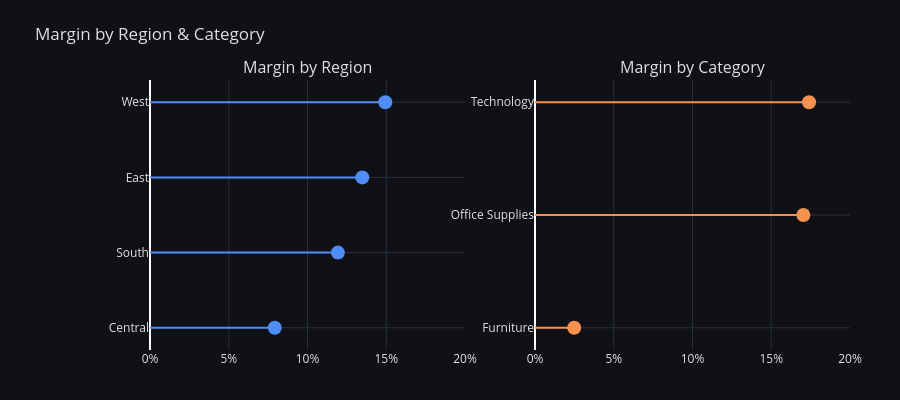

The code cell stored with this chart in its notebook:
### Code cell
fig4 = make_subplots(
    rows=1, cols=2,
    subplot_titles=('Margin by Region', 'Margin by Category')
)
df_region = df_region.sort_values('margin_pct', ascending=True)
df_category = df_category.sort_values('margin_pct', ascending=True)

# Region lollipop
fig4.add_trace(
    go.Scatter(
        x=df_region['margin_pct'],
        y=df_region['region'],
        mode='markers',
        marker=dict(color=ACCENT, size=14),
        name='Region Margin'
    ),
    row=1, col=1
)

# Stem lines for region
for i, row in df_region.iterrows():
    fig4.add_shape(
        type='line',
        x0=0, x1=row['margin_pct'],
        y0=row['region'], y1=row['region'],
        line=dict(color=ACCENT, width=2),
        row=1, col=1
    )

# Category lollipop
fig4.add_trace(
    go.Scatter(
        x=df_category['margin_pct'],
        y=df_category['category'],
        mode='markers',
        marker=dict(color=ACCENT2, size=14),
        name='Category Margin'
    ),
    row=1, col=2
)

# Stem lines for category
for i, row in df_category.iterrows():
    fig4.add_shape(
        type='line',
        x0=0, x1=row['margin_pct'],
        y0=row['category'], y1=row['category'],
        line=dict(color=ACCENT2, width=2),
        row=1, col=2
    )

fig4.update_layout(
    plot_bgcolor=DARK_BG,
    paper_bgcolor=DARK_BG,
    font=dict(color=TEXT),
    showlegend=False,
    title=dict(text='Margin by Region & Category', pad=dict(l=-10, t=40)),
    height=400,
    margin=dict(l=150, r=50, t=80, b=50)
)

fig4.update_xaxes(gridcolor=GRID, ticksuffix='%', range=[0, 20])
fig4.update_yaxes(gridcolor=GRID)

fig4.show()

### Figure 1 — Plotly figure (JSON) as saved in the notebook; plotly's stock layout.template omitted (floating-point values rounded to 4 significant figures)
{"data": [{"marker": {"color": "#4f8ef7", "size": 14}, "mode": "markers", "name": "Region Margin", "type": "scatter", "x": [7.92, 11.93, 13.48, 14.94], "xaxis": "x", "y": ["Central", "South", "East", "West"], "yaxis": "y"}, {"marker": {"color": "#f7914f", "size": 14}, "mode": "markers", "name": "Category Margin", "type": "scatter", "x": [2.49, 17.04, 17.4], "xaxis": "x2", "y": ["Furniture", "Office Supplies", "Technology"], "yaxis": "y2"}], "layout": {"annotations": [{"font": {"size": 16}, "showarrow": false, "text": "Margin by Region", "x": 0.225, "xanchor": "center", "xref": "paper", "y": 1, "yanchor": "bottom", "yref": "paper"}, {"font": {"size": 16}, "showarrow": false, "text": "Margin by Category", "x": 0.775, "xanchor": "center", "xref": "paper", "y": 1, "yanchor": "bottom", "yref": "paper"}], "font": {"color": "#e0e0e0"}, "height": 400, "margin": {"b": 50, "l": 150, "r": 50, "t": 80}, "paper_bgcolor": "#0f1117", "plot_bgcolor": "#0f1117", "shapes": [{"line": {"color": "#4f8ef7", "width": 2}, "type": "line", "x0": 0, "x1": 7.92, "xref": "x", "y0": "Central", "y1": "Central", "yref": "y"}, {"line": {"color": "#4f8ef7", "width": 2}, "type": "line", "x0": 0, "x1": 11.93, "xref": "x", "y0": "South", "y1": "South", "yref": "y"}, {"line": {"color": "#4f8ef7", "width": 2}, "type": "line", "x0": 0, "x1": 13.48, "xref": "x", "y0": "East", "y1": "East", "yref": "y"}, {"line": {"color": "#4f8ef7", "width": 2}, "type": "line", "x0": 0, "x1": 14.94, "xref": "x", "y0": "West", "y1": "West", "yref": "y"}, {"line": {"color": "#f7914f", "width": 2}, "type": "line", "x0": 0, "x1": 2.49, "xref": "x2", "y0": "Furniture", "y1": "Furniture", "yref": "y2"}, {"line": {"color": "#f7914f", "width": 2}, "type": "line", "x0": 0, "x1": 17.04, "xref": "x2", "y0": "Office Supplies", "y1": "Office Supplies", "yref": "y2"}, {"line": {"color": "#f7914f", "width": 2}, "type": "line", "x0": 0, "x1": 17.4, "xref": "x2", "y0": "Technology", "y1": "Technology", "yref": "y2"}], "showlegend": false, "title": {"pad": {"l": -10, "t": 40}, "text": "Margin by Region & Category"}, "xaxis": {"anchor": "y", "domain": [0, 0.45], "gridcolor": "#2a2d3a", "range": [0, 20], "ticksuffix": "%"}, "xaxis2": {"anchor": "y2", "domain": [0.55, 1], "gridcolor": "#2a2d3a", "range": [0, 20], "ticksuffix": "%"}, "yaxis": {"anchor": "x", "domain": [0, 1], "gridcolor": "#2a2d3a"}, "yaxis2": {"anchor": "x2", "domain": [0, 1], "gridcolor": "#2a2d3a"}}}
